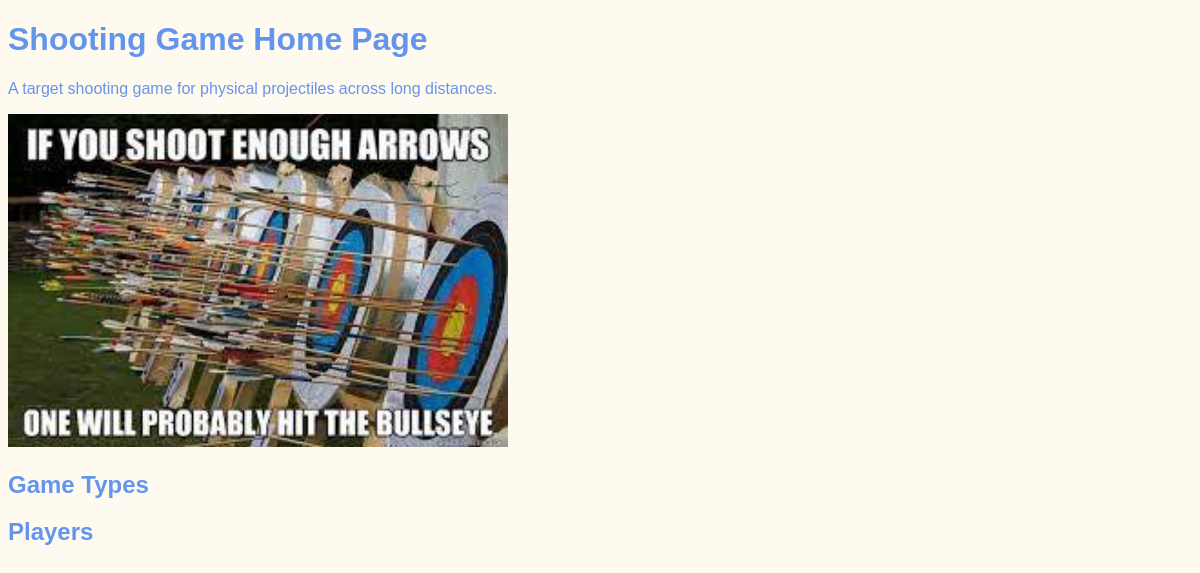
The app's page /, older data.
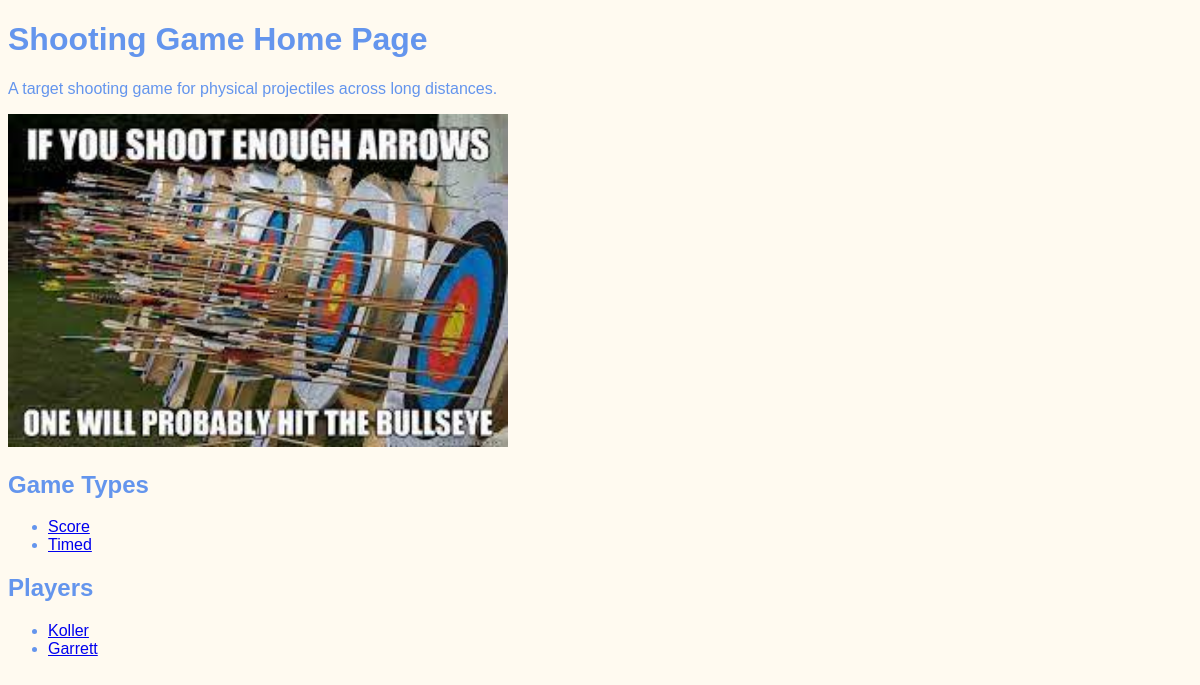
The same page, newer data.
### Game/models.py (models this page shows)
class GameType(models.Model):
    name = models.CharField(max_length=200)
    duration = models.IntegerField(default='300')
    numTargets = models.IntegerField(default=1)
    modifiedBy = models.CharField(max_length=50)
    modifiedDate = models.DateTimeField(default=datetime.now())

class Player(models.Model):
    name = models.CharField(max_length=200)
    wins = models.IntegerField(default=0)
    TotalGames = models.IntegerField(default=0)
    modifiedBy = models.CharField(max_length=50)
    modifiedDate = models.DateTimeField(default=datetime.now())

### GeneralApp/views.py (the view)
# urls.py: path('', welcome, name="home"),
def welcome(request):
    return render(request, "GeneralApp/Welcome.html",
                  {"gameTypes": GameType.objects.all(), "players": Player.objects.all()})

### GeneralApp/Templates/GeneralApp/Welcome.html (shortened to what this page needs)
{% extends "base.html" %}
{% load static %}
{% block content %}
<h1>Shooting Game Home Page</h1>
<p>A target shooting game for physical projectiles across long distances.</p>
<p><img src="{% static 'GeneralApp/BullseyeMeme.jpg' %}" width="500px"></p>
<h2>Game Types</h2>
<ul>
    {% for gameType in gameTypes %}
    <li>
        <a HREF="{% url 'GameTypeDetail' gameType.id %}">{{gameType.name}}</a>
    </li>
    {% endfor %}
</ul>
<h2>Players</h2>
<ul>
    {% for player in players %}
    <li>
        <a HREF="{% url 'PlayerDetail' player.id %}">{{player.name}}</a>
    </li>
    {% endfor %}
</ul>
{% endblock %}

### GeneralApp/Templates/base.html (shortened to what this page needs)
{% load static %}
<!DOCTYPE html>
<html lang="en">
<head>
    <link rel="stylesheet" href="{% static 'GeneralApp/style.css' %}">
</head>
<body>
{% block content %}
{% endblock %}
</body>
</html>

### GeneralApp/static/GeneralApp/style.css (style rules this page uses)
body { font-family: sans-serif; color: cornflowerblue; background-color: floralwhite; }

Row changes from the older to the newer data that the page shows:
added GameType: name "Score"
added GameType: name "Timed"
added Player: name "Koller"
added Player: name "Garrett"
